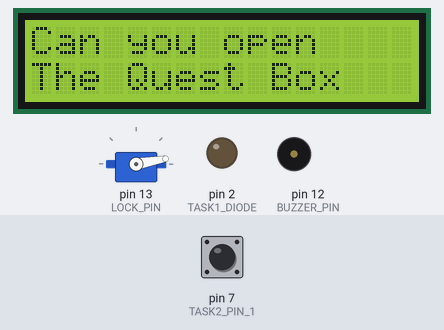
The sketch below on a simulated Arduino Nano, built with avr-gcc and run on an emulated ATmega328P. Parts: servo, 16×2 character LCD, output pins drawn as LEDs (lit = HIGH), buzzer (waves = sounding). The test bench sets the inputs (shaded band); at power-on: pin 7 (TASK2_PIN_1) HIGH. What the sketch prints to the serial monitor is not drawn.

Above: at 0.2 s.
At 4.2 s:
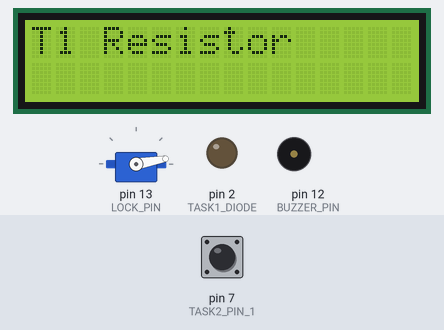
At 5.3 s:
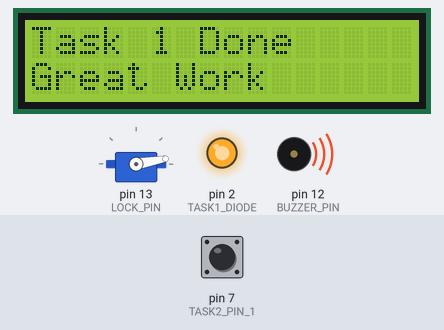
At 8.2 s:
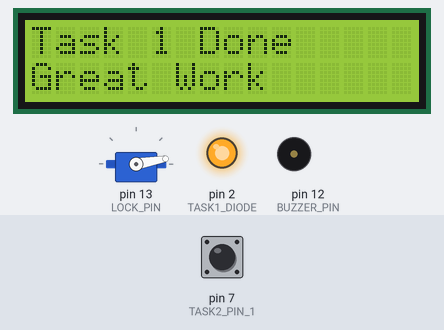
At 10.2 s:
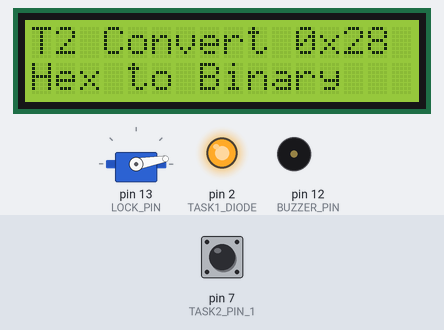
Timing chart, 0 to 11.7 s (numbered marks = the images above):
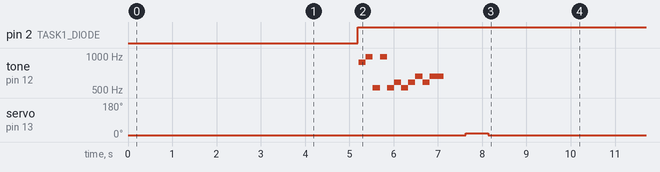

The sketch:

BIS.ino
```cpp
#define NOTE_B0  31
#define NOTE_C1  33
#define NOTE_CS1 35
#define NOTE_D1  37
#define NOTE_DS1 39
#define NOTE_E1  41
#define NOTE_F1  44
#define NOTE_FS1 46
#define NOTE_G1  49
#define NOTE_GS1 52
#define NOTE_A1  55
#define NOTE_AS1 58
#define NOTE_B1  62
#define NOTE_C2  65
#define NOTE_CS2 69
#define NOTE_D2  73
#define NOTE_DS2 78
#define NOTE_E2  82
#define NOTE_F2  87
#define NOTE_FS2 93
#define NOTE_G2  98
#define NOTE_GS2 104
#define NOTE_A2  110
#define NOTE_AS2 117
#define NOTE_B2  123
#define NOTE_C3  131
#define NOTE_CS3 139
#define NOTE_D3  147
#define NOTE_DS3 156
#define NOTE_E3  165
#define NOTE_F3  175
#define NOTE_FS3 185
#define NOTE_G3  196
#define NOTE_GS3 208
#define NOTE_A3  220
#define NOTE_AS3 233
#define NOTE_B3  247
#define NOTE_C4  262
#define NOTE_CS4 277
#define NOTE_D4  294
#define NOTE_DS4 311
#define NOTE_E4  330
#define NOTE_F4  349
#define NOTE_FS4 370
#define NOTE_G4  392
#define NOTE_GS4 415
#define NOTE_A4  440
#define NOTE_AS4 466
#define NOTE_B4  494
#define NOTE_C5  523
#define NOTE_CS5 554
#define NOTE_D5  587
#define NOTE_DS5 622
#define NOTE_E5  659
#define NOTE_F5  698
#define NOTE_FS5 740
#define NOTE_G5  784
#define NOTE_GS5 831
#define NOTE_A5  880
#define NOTE_AS5 932
#define NOTE_B5  988
#define NOTE_C6  1047
#define NOTE_CS6 1109
#define NOTE_D6  1175
#define NOTE_DS6 1245
#define NOTE_E6  1319
#define NOTE_F6  1397
#define NOTE_FS6 1480
#define NOTE_G6  1568
#define NOTE_GS6 1661
#define NOTE_A6  1760
#define NOTE_AS6 1865
#define NOTE_B6  1976
#define NOTE_C7  2093
#define NOTE_CS7 2217
#define NOTE_D7  2349
#define NOTE_DS7 2489
#define NOTE_E7  2637
#define NOTE_F7  2794
#define NOTE_FS7 2960
#define NOTE_G7  3136
#define NOTE_GS7 3322
#define NOTE_A7  3520
#define NOTE_AS7 3729
#define NOTE_B7  3951
#define NOTE_C8  4186
#define NOTE_CS8 4435
#define NOTE_D8  4699
#define NOTE_DS8 4978
#define NOTE_SUSTAIN 160

#include <Wire.h>
#include <LiquidCrystal_I2C.h>
#include <Servo.h>
Servo lock;

#define DELAY_TIME 			2000
#define LOCK_PIN 			13
#define LOCK_ANGLE_LOCKED 	10
#define LOCK_ANGLE_UNLOCKED 170
//Resistor task
#define TASK1_PIN			A1
#define TASK1_LOWER			500
#define TASK1_UPPER			524
#define TASK1_DIODE   2
//Binary
#define TASK2_PIN_1			7
#define TASK2_PIN_2			6
//Hall sensor
#define TASK3_PIN			A3
#define TASK3_LOWER			480
#define TASK3_UPPER			560
// Measure
#define TASK4_PIN			A6
#define TASK4_LOWER			367
#define TASK4_UPPER			377
static unsigned long holdtime = 0;
// Buzzer
#define BUZZER_PIN  12

// Set the LCD I2C address
LiquidCrystal_I2C lcd(0x27, 2, 1, 0, 4, 5, 6, 7, 3, POSITIVE);

int task1(void) {
  int resistorValue = analogRead(TASK1_PIN);
  delay (1000);
  //test if analogRead(TASK1_PIN) is between two set values
  if (resistorValue > TASK1_LOWER && resistorValue < TASK1_UPPER)
  {
    digitalWrite (TASK1_DIODE, HIGH);
    return true;
  }
  else
  {
    Serial.println(resistorValue);
    lcd.setCursor(0, 1);
    if (resistorValue < 1)
    {
      lcd.print("Insert Resistor");
    }
    else if (resistorValue < TASK1_LOWER)
    {
      lcd.print("Too high        ");
    }
    else
    {
      lcd.print("Too low         ");

    }
  }
  return false;
}

//Binary task
int task2(void) {
  delay(1000);
  if (digitalRead(TASK2_PIN_1) == LOW && digitalRead(TASK2_PIN_2) == LOW) {
    return true;
  }
  return false;
}

//HALL sensor task
int task3(void) {
  delay(1000);
  int hall_sensor_value = analogRead(TASK3_PIN);
  if (hall_sensor_value < TASK3_LOWER || hall_sensor_value > TASK3_UPPER) {
    return true;
  }
  return false;
}

int task4(void) {
  int a_value = analogRead(TASK4_PIN);
  delay(100);
  int displayvalue = map(a_value, 0, 1023, 0, 500);
  lcd.setCursor(11, 0);
  lcd.print((float)displayvalue / 100, 2);
  lcd.setCursor(15, 0);
  lcd.print("V");
  if (TASK4_LOWER <= displayvalue && displayvalue <= TASK4_UPPER)
  {
    holdtime++;
    if (holdtime >= 40) {
      return true;
    }
  } else
  {
    holdtime = 0;
  }
  return false;
}

char notes[] = "gabygabyxzCDxzCDabywabywzCDEzCDEbywFCDEqywFGDEqi        azbC"; // a space represents a rest
int length = sizeof(notes); // the number of notes
int beats[] = { 1, 1, 1, 1, 1, 1, 1, 1, 1, 1, 1, 1, 1, 1, 1, 1, 1, 1, 1, 1, 1, 1, 1, 1, 1, 1, 1, 1, 1, 1, 1, 1, 1, 1, 1, 1, 1, 1, 1, 1, 1, 1, 1, 1, 1, 1, 1, 1, 1, 1, 1, 1, 1, 1, 1, 1, 2, 3, 3, 16,};
int tempo = 75 / 4;

void playTone(int tone, int duration) {
  for (long i = 0; i < duration * 1000L; i += tone * 2) {
    digitalWrite(BUZZER_PIN, HIGH);
    delayMicroseconds(tone);
    digitalWrite(BUZZER_PIN, LOW);
    delayMicroseconds(tone);
  }
}

void playNote(char note, int duration) {
  char names[] = { 'c', 'd', 'e', 'f', 'g', 'x', 'a', 'z', 'b', 'C', 'y', 'D', 'w', 'E', 'F', 'q', 'G', 'i' };
  // c=C4, C = C5. These values have been tuned.
  int tones[] = { 1898, 1690, 1500, 1420, 1265, 1194, 1126, 1063, 1001, 947, 893, 843, 795, 749, 710, 668, 630, 594 };

  // play the tone corresponding to the note name
  for (int i = 0; i < 18; i++) {
    if (names[i] == note) {
      playTone((tones[i]) / 17, duration);
    }
  }
}


void Succes2(void) {
  for (int i = 0; i < length; i++) {
    if (notes[i] == ' ') {
      delay(beats[i] * tempo); // rest
    } else {
      playNote(notes[i], beats[i] * tempo);
    }

    // pause between notes
    delay(tempo / 2);
  }
}

void Succes(void) {
  tone(BUZZER_PIN, NOTE_A5);
  delay(NOTE_SUSTAIN);
  tone(BUZZER_PIN, NOTE_B5);
  delay(NOTE_SUSTAIN);
  tone(BUZZER_PIN, NOTE_C5);
  delay(NOTE_SUSTAIN);
  tone(BUZZER_PIN, NOTE_B5);
  delay(NOTE_SUSTAIN);
  tone(BUZZER_PIN, NOTE_C5);
  delay(NOTE_SUSTAIN);
  tone(BUZZER_PIN, NOTE_D5);
  delay(NOTE_SUSTAIN);
  tone(BUZZER_PIN, NOTE_C5);
  delay(NOTE_SUSTAIN);
  tone(BUZZER_PIN, NOTE_D5);
  delay(NOTE_SUSTAIN);
  tone(BUZZER_PIN, NOTE_E5);
  delay(NOTE_SUSTAIN);
  tone(BUZZER_PIN, NOTE_D5);
  delay(NOTE_SUSTAIN);
  tone(BUZZER_PIN, NOTE_E5);
  delay(NOTE_SUSTAIN);
  tone(BUZZER_PIN, NOTE_E5);
  delay(NOTE_SUSTAIN);
  noTone (BUZZER_PIN);
  delay (500);
  lock.write(LOCK_ANGLE_LOCKED + 10);
  delay (500);
  lock.write(LOCK_ANGLE_LOCKED);
}

void setup() {
  Serial.begin(115200);
  Serial.println("Team 1");
  lock.attach(LOCK_PIN);
  lock.write(LOCK_ANGLE_LOCKED);
  Serial.println("setup in progress");
  lcd.begin(16, 2);  // initialize the lcd
  lcd.clear();
  pinMode (TASK1_DIODE, OUTPUT);
  digitalWrite (TASK1_DIODE, LOW);
  Serial.println("setup done");
}

void loop() {
  Serial.println("loop start");
  lcd.setCursor(0, 0);
  lcd.print("Can you open");
  lcd.setCursor(0, 1);
  lcd.print("The Quest Box");
  Succes2();
  delay(DELAY_TIME);

  lcd.clear() ;
  lcd.setCursor(0, 0);
  lcd.print("T1 Resistor");
  while (task1() == 0) {} // Wait here till task1 is completed
  lcd.setCursor(0, 1);
  //lcd.print("Completed!      ");
  lcd.clear() ;
  lcd.setCursor(0, 0);
  lcd.print("Task 1 Done");
  lcd.setCursor(0, 1);
  lcd.print("Great Work");

  Succes();
  delay(DELAY_TIME);

  lcd.setCursor(0, 1);
  lcd.print("...!");

  lcd.clear() ;
  lcd.setCursor(0, 0);
  lcd.print("T2 Convert 0x28");
  lcd.setCursor(0, 1);
  lcd.print("Hex to Binary");
  while (task2() == 0) {} // Wait here till task2 is completed
  lcd.setCursor(0, 1);
  //lcd.print("Completed!      ");
  lcd.clear() ;
  lcd.setCursor(0, 0);
  lcd.print("Task 2 Done");
  lcd.setCursor(0, 1);
  lcd.print("1/2 way there");
  Succes();
  delay(DELAY_TIME);
  lcd.setCursor(0, 1);
  lcd.print("...!");

  lcd.clear() ;
  lcd.setCursor(0, 0);
  lcd.print("T3 Datasheet");
  lcd.setCursor(0, 1);
  lcd.print("Activate SS49E");
  while (task3() == 0) {} // Wait here till task3 is completed
  lcd.setCursor(0, 1);
  //lcd.print("Completed!      ");
  lcd.clear() ;
  lcd.setCursor(0, 0);
  lcd.print("Task 3 Done");
  lcd.setCursor(0, 1);
  lcd.print("Google-Fu");
  Succes();
  delay(DELAY_TIME);
  lcd.setCursor(0, 1);
  lcd.print("...!");

  lcd.clear() ;
  lcd.setCursor(0, 0);
  lcd.print("T4 Reading");
  lcd.setCursor(0, 1);
  lcd.print("Measure & Adjust");
  while (task4() == 0) {} // Wait here till task4 is completed
  lcd.setCursor(0, 1);
  //lcd.print("Completed!      ");
  lcd.clear() ;
  lcd.setCursor(0, 0);
  lcd.print("Task 4 Done");
  lcd.setCursor(0, 1);
  lcd.print("Knowledge +1 UP");
  Succes();
  delay(DELAY_TIME);

  lcd.clear() ;
  lcd.setCursor(0, 0);
  lcd.print("Quest complete!");
  delay(DELAY_TIME);
  lcd.setCursor(0, 1);
  lcd.print("Reward Time");
  Succes2();
  delay(DELAY_TIME);
  lock.write(LOCK_ANGLE_UNLOCKED);
  while (1) {} // Wait forever
}
```

Measured:
- by itself, pin 2 (TASK1_DIODE): LOW → HIGH at 5.2 s
- by itself, servo on pin 13 (LOCK_PIN): 10° → 20° at 7.6 s, → 10° 0.50 s later
- by itself, tone on pin 12 (BUZZER_PIN): plays 880 Hz for 0.16 s, 988 Hz for 0.16 s, 523 Hz for 0.16 s, 988 Hz for 0.16 s, 523 Hz for 0.16 s, 587 Hz for 0.16 s … (11 notes in this stretch)
- what the display in image 1 shows lasts 1.0 s, from 4.2 s to 5.2 s
